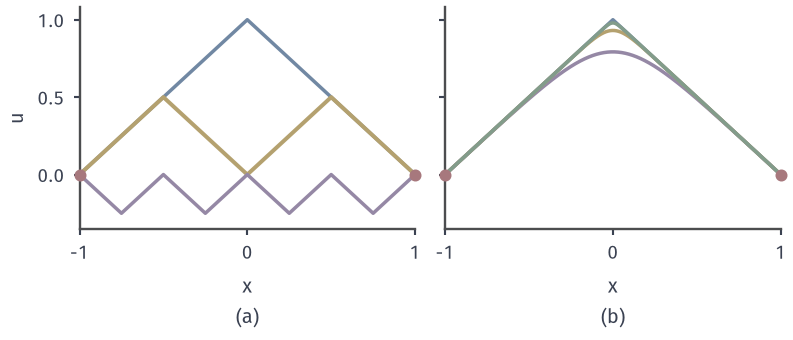

Write Python code to recreate this figure.
from pathlib import Path
import sys
ROOT = next(p for p in Path(__file__).resolve().parents if (p/'build.sh').is_file() and (p/'tex/book.tex').is_file())
sys.path.insert(0, str(ROOT/'figures/06-differential-equations/02-partial-differential-equations/matplotlib/pdeprob-common'))
from pdeprob_common import *
# Target: |u'|=1 on (-1,1), u(+-1)=0: many a.e. solutions; vanishing viscosity selects 1-|x|.
fig, axs = figure(width_mm=112, height_mm=48, ncols=2, sharey=True)
X=np.linspace(-1,1,1601)
ax=axs[0]; style(ax)
tri=lambda n:(1/(2**n))*(1-np.abs(((X+1)*2**n)%2-1))
ax.plot(X,1-np.abs(X),color=BLUE,lw=1.4)
ax.plot(X,tri(1),color=YELLOW,lw=1.6)
ax.plot(X,-tri(2),color=PURPLE,lw=1.4)
ax.plot([-1,1],[0,0],'o',ms=3.8,color=RED,clip_on=False,zorder=5)
ax.set_xlim(-1,1); ax.set_ylim(-.35,1.08); ax.set_xticks([-1,0,1]); ax.set_ylabel('$u$'); sub(ax,'a','$x$')
ax=axs[1]; style(ax)
ax.plot(X,1-np.abs(X),color=BLUE,lw=1.4)
lc=lambda z:np.logaddexp(z,-z)-np.log(2)
for e,c in zip((.3,.1,.03),(PURPLE,YELLOW,GREEN)):
    ax.plot(X,e*(lc(np.full_like(X,1/e))-lc(X/e)),color=c,lw=1.4)
ax.plot([-1,1],[0,0],'o',ms=3.8,color=RED,clip_on=False,zorder=5)
ax.set_xlim(-1,1); ax.set_xticks([-1,0,1]); sub(ax,'b','$x$')
save(fig, Path(__file__).resolve().parent, 'figure', {'formula':'u_eps=eps(ln cosh(1/eps)-ln cosh(x/eps)), eps=.3,.1,.03'})
